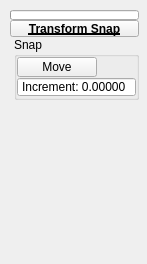
<?xml version="1.0" encoding="UTF-8"?>
<ui version="4.0">
 <class>QtUi</class>
 <widget class="QMainWindow" name="QtUi">
  <property name="geometry">
   <rect>
    <x>0</x>
    <y>0</y>
    <width>147</width>
    <height>264</height>
   </rect>
  </property>
  <property name="minimumSize">
   <size>
    <width>120</width>
    <height>0</height>
   </size>
  </property>
  <property name="maximumSize">
   <size>
    <width>999</width>
    <height>999</height>
   </size>
  </property>
  <property name="windowTitle">
   <string>Toolkit</string>
  </property>
  <property name="tabShape">
   <enum>QTabWidget::Triangular</enum>
  </property>
  <property name="dockNestingEnabled">
   <bool>true</bool>
  </property>
  <property name="dockOptions">
   <set>QMainWindow::AllowNestedDocks|QMainWindow::AllowTabbedDocks|QMainWindow::AnimatedDocks|QMainWindow::ForceTabbedDocks</set>
  </property>
  <property name="bnabled" stdset="0">
   <bool>true</bool>
  </property>
  <widget class="QWidget" name="mainWindow">
   <property name="palette">
    <palette>
     <active>
      <colorrole role="Highlight">
       <brush brushstyle="SolidPattern">
        <color alpha="255">
         <red>168</red>
         <green>152</green>
         <blue>250</blue>
        </color>
       </brush>
      </colorrole>
     </active>
     <inactive>
      <colorrole role="Highlight">
       <brush brushstyle="SolidPattern">
        <color alpha="255">
         <red>168</red>
         <green>152</green>
         <blue>250</blue>
        </color>
       </brush>
      </colorrole>
     </inactive>
     <disabled>
      <colorrole role="Highlight">
       <brush brushstyle="SolidPattern">
        <color alpha="255">
         <red>168</red>
         <green>152</green>
         <blue>250</blue>
        </color>
       </brush>
      </colorrole>
     </disabled>
    </palette>
   </property>
   <widget class="QWidget" name="layoutWidget_2">
    <property name="geometry">
     <rect>
      <x>10</x>
      <y>10</y>
      <width>129</width>
      <height>227</height>
     </rect>
    </property>
    <layout class="QGridLayout" name="gridLayout">
     <property name="spacing">
      <number>0</number>
     </property>
     <item row="1" column="1" colspan="2">
      <widget class="PushButtonDraggable" name="draggable_header">
       <property name="minimumSize">
        <size>
         <width>19</width>
         <height>17</height>
        </size>
       </property>
       <property name="maximumSize">
        <size>
         <width>999</width>
         <height>17</height>
        </size>
       </property>
       <property name="font">
        <font>
         <weight>75</weight>
         <bold>true</bold>
         <underline>true</underline>
        </font>
       </property>
       <property name="text">
        <string>Transform Snap</string>
       </property>
       <property name="checkable">
        <bool>true</bool>
       </property>
      </widget>
     </item>
     <item row="2" column="2">
      <layout class="QVBoxLayout" name="verticalLayout">
       <property name="spacing">
        <number>0</number>
       </property>
       <item>
        <widget class="QGroupBox" name="duplicate">
         <property name="minimumSize">
          <size>
           <width>125</width>
           <height>0</height>
          </size>
         </property>
         <property name="maximumSize">
          <size>
           <width>125</width>
           <height>999</height>
          </size>
         </property>
         <property name="title">
          <string>Snap</string>
         </property>
         <layout class="QGridLayout" name="gridLayout_4">
          <property name="leftMargin">
           <number>0</number>
          </property>
          <property name="topMargin">
           <number>0</number>
          </property>
          <property name="rightMargin">
           <number>0</number>
          </property>
          <property name="bottomMargin">
           <number>0</number>
          </property>
          <property name="spacing">
           <number>0</number>
          </property>
          <item row="0" column="0" colspan="2">
           <widget class="QPushButton" name="chk016">
            <property name="minimumSize">
             <size>
              <width>0</width>
              <height>20</height>
             </size>
            </property>
            <property name="maximumSize">
             <size>
              <width>999</width>
              <height>20</height>
             </size>
            </property>
            <property name="toolTip">
             <string/>
            </property>
            <property name="text">
             <string>Move</string>
            </property>
            <property name="iconSize">
             <size>
              <width>18</width>
              <height>18</height>
             </size>
            </property>
            <property name="checkable">
             <bool>true</bool>
            </property>
            <property name="autoDefault">
             <bool>false</bool>
            </property>
            <property name="default">
             <bool>false</bool>
            </property>
            <property name="flat">
             <bool>false</bool>
            </property>
            <property name="bnabled" stdset="0">
             <bool>true</bool>
            </property>
           </widget>
          </item>
          <item row="1" column="0" colspan="3">
           <widget class="QDoubleSpinBox" name="s002">
            <property name="sizePolicy">
             <sizepolicy hsizetype="Fixed" vsizetype="Fixed">
              <horstretch>0</horstretch>
              <verstretch>0</verstretch>
             </sizepolicy>
            </property>
            <property name="minimumSize">
             <size>
              <width>0</width>
              <height>20</height>
             </size>
            </property>
            <property name="maximumSize">
             <size>
              <width>999</width>
              <height>20</height>
             </size>
            </property>
            <property name="toolTip">
             <string>Duplicate: transform X amount</string>
            </property>
            <property name="buttonSymbols">
             <enum>QAbstractSpinBox::NoButtons</enum>
            </property>
            <property name="prefix">
             <string>Increment: </string>
            </property>
            <property name="decimals">
             <number>5</number>
            </property>
            <property name="minimum">
             <double>-9999.000000000000000</double>
            </property>
            <property name="maximum">
             <double>9999.000000000000000</double>
            </property>
            <property name="singleStep">
             <double>0.250000000000000</double>
            </property>
            <property name="value">
             <double>0.000000000000000</double>
            </property>
           </widget>
          </item>
         </layout>
        </widget>
       </item>
      </layout>
     </item>
     <item row="0" column="1" colspan="2">
      <widget class="ProgressBar" name="progressBar">
       <property name="sizePolicy">
        <sizepolicy hsizetype="Ignored" vsizetype="Fixed">
         <horstretch>0</horstretch>
         <verstretch>0</verstretch>
        </sizepolicy>
       </property>
       <property name="minimumSize">
        <size>
         <width>0</width>
         <height>10</height>
        </size>
       </property>
       <property name="maximumSize">
        <size>
         <width>16777215</width>
         <height>10</height>
        </size>
       </property>
       <property name="value">
        <number>0</number>
       </property>
       <property name="textVisible">
        <bool>false</bool>
       </property>
      </widget>
     </item>
     <item row="3" column="2">
      <spacer name="verticalSpacer">
       <property name="orientation">
        <enum>Qt::Vertical</enum>
       </property>
       <property name="sizeHint" stdset="0">
        <size>
         <width>20</width>
         <height>40</height>
        </size>
       </property>
      </spacer>
     </item>
    </layout>
   </widget>
  </widget>
 </widget>
 <customwidgets>
  <customwidget>
   <class>PushButtonDraggable</class>
   <extends>QPushButton</extends>
   <header>widgets.pushbuttondraggable.h</header>
  </customwidget>
  <customwidget>
   <class>ProgressBar</class>
   <extends>QProgressBar</extends>
   <header>widgets.progressbar.h</header>
  </customwidget>
 </customwidgets>
 <resources/>
 <connections/>
 <designerdata>
  <property name="gridDeltaX">
   <number>5</number>
  </property>
  <property name="gridDeltaY">
   <number>5</number>
  </property>
  <property name="gridSnapX">
   <bool>true</bool>
  </property>
  <property name="gridSnapY">
   <bool>true</bool>
  </property>
  <property name="gridVisible">
   <bool>true</bool>
  </property>
 </designerdata>
</ui>
